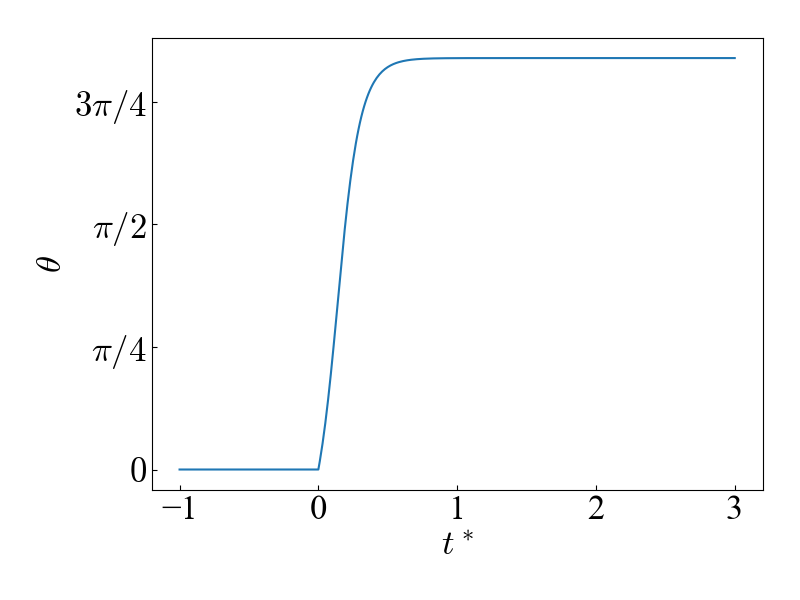

The Python source for this figure:
#!/usr/bin/env python3

import numpy as np
import matplotlib.pyplot as plt

plt.rcParams['font.family'] = 'Times New Roman'
plt.rcParams['mathtext.fontset'] = 'cm'
plt.rcParams['font.size'] = 25
plt.rcParams['xtick.direction'] = 'in'
plt.rcParams['ytick.direction'] = 'in'

def main():
    theta = np.loadtxt('../result/theta1out.txt')
    fig, ax = plt.subplots(1, 1, figsize=(8, 6), tight_layout=True)
    #xticks = np.arange(0, 3.0, 0.5)
    #xticklabels = [str(n) for n in xticks]
    #ax.set_xticks(xticks)
    #ax.set_xticklabels(xticklabels, fontsize=25)
    ax.set_yticks([0, np.pi/4, np.pi/2, 3*np.pi/4, np.pi])
    ax.set_yticklabels([r'$0$', r'$\pi/4$', r'$\pi/2$', r'$3\pi/4$', r'$\pi$'], fontsize=25)
    ax.set_xlabel(r'$t^*$')
    ax.set_ylabel(r'$\theta$')

    ax.plot(theta[:, 0]-1, theta[:, 1], color="C0", label=r'$\theta$')
    fig.savefig('temp.png')
    plt.show()

if __name__ =='__main__':
    main()
